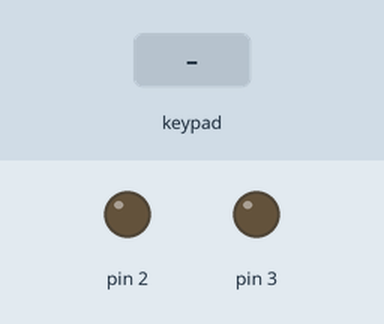
Simulated run of this sketch. Board: Arduino Mega 2560, built with avr-gcc and run on an emulated ATmega2560. Shown: output pins drawn as LEDs (lit = HIGH). The inputs (shaded band) are chosen by the test bench.

Above: at 1.2 s.
1.3 s: keypad keys 9 9 5 6 B pressed 0.4 s apart
At 3.4 s:
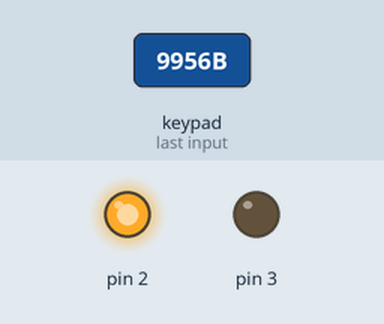
4.8 s: key '*' pressed
At 6.0 s:
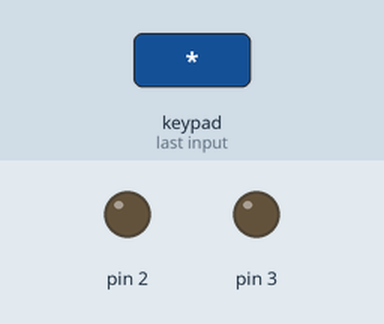
6.3 s: keypad keys 2 2 2 4 2 6 2 8 pressed 0.4 s apart
At 8.4 s:
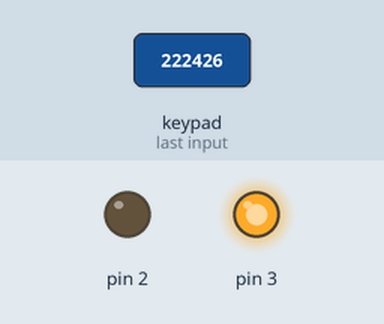
Timing chart, 0 to 11.4 s (numbered marks = the images above; inputs shaded):
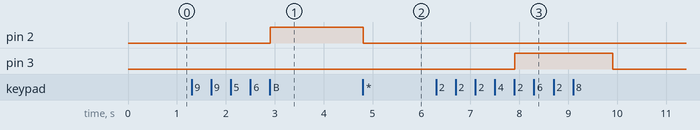

Measured:
- after the input at 1.3 s, pin 2: LOW → HIGH after 1.6 s
- after the input at 4.8 s, pin 2: HIGH → LOW at once
- after the input at 6.3 s, pin 3: LOW → HIGH after 1.6 s, → LOW 2.0 s later

The sketch:

Keypad_security.ino
```cpp
#include <Keypad.h>
#define ACCESS_GRANTED 0x02
#define ACCESS_DENIED 0x03
#define ON HIGH
#define OFF LOW
#define SEND_DATA OUTPUT
#define ROWS  0x04
#define COLUMNS 0x04


char keys[ROWS][COLUMNS] = {{'1','2','3','A'},
                            {'4','5','6','B'},
                            {'7','8','9','C'},
                            {'*','0','#','D'}};
byte ROW_PINS[ROWS] = {22,24,26,28} ;
byte COLUMN_PINS[COLUMNS] = {30,32,34,36};

String Security_check = "";
String Security_pin = "9956B";

Keypad keypad = Keypad(makeKeymap(keys),COLUMN_PINS,ROW_PINS,ROWS,COLUMNS);

void setup() {
  Serial.begin(9600);
  pinMode(ACCESS_GRANTED , SEND_DATA);
  pinMode(ACCESS_DENIED , SEND_DATA);
}

void TEST_KEYS(){
  char key = keypad.getKey();
  if(key){
    Security_check = Security_check+key;
    if(key=='*'){
        Security_check = "";
        digitalWrite(ACCESS_GRANTED,OFF);
      }
    }
  if(Security_check.length()==0x05 && Security_pin == Security_check){
        digitalWrite(ACCESS_GRANTED,ON);
      }
    if(Security_check.length()==0x05 && Security_pin != Security_check){
          digitalWrite(ACCESS_DENIED,ON);
          delay(2000);
          digitalWrite(ACCESS_DENIED,OFF);
          Security_check = "";
      }
  }

void loop() {
  TEST_KEYS();
}
```
